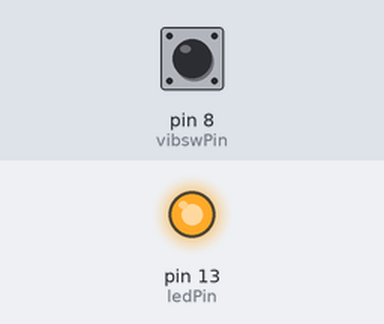
Bench run of a sketch on a simulated Arduino Uno, built with avr-gcc and run on an emulated ATmega328P. Parts: output pins drawn as LEDs (lit = HIGH). Inputs (shaded band) come from the test bench; at power-on: pin 8 (vibswPin) LOW.

Above: at 1.2 s.
1.3 s: pin 8 (vibswPin) pulled HIGH for 0.15 s
At 1.37 s:
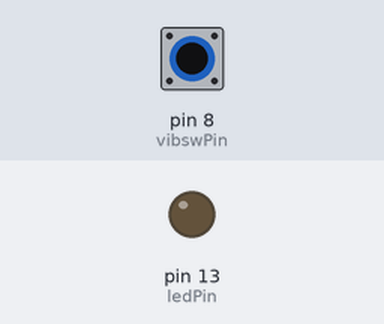
2.9 s: pin 8 (vibswPin) pulled HIGH for 3.2 s
At 6.4 s:
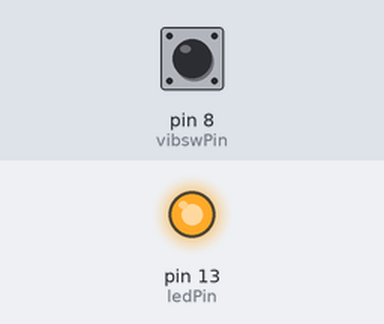
Timing chart, 0 to 7.9 s (numbered marks = the images above; inputs shaded):
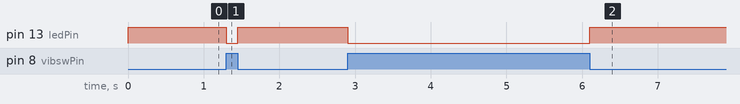

Measured:
- after the input at 1.3 s, pin 13 (ledPin): HIGH → LOW at once, → HIGH 0.15 s later
- after the input at 2.9 s, pin 13 (ledPin): HIGH → LOW at once, → HIGH 3.2 s later

The sketch:

ShockSensor.ino
```cpp
const int vibswPin = 8; //the Vibration Switch attach to
const int ledPin = 13; //the led attach to
int val = 0; //initialize the variable val as 0
/******************************************/
void setup()
{
pinMode(vibswPin,INPUT); //initialize vibration switch as an input
pinMode(ledPin,OUTPUT); //initialize ledPin switch as an output
}
/*******************************************/
void loop()
{
val = digitalRead(vibswPin); //read the value from vibration switch
if(val == HIGH) //without vibration signal
{
digitalWrite(ledPin,LOW); //turn off the led
}
else
{
digitalWrite(ledPin,HIGH); //turn on the led
}
}
```
